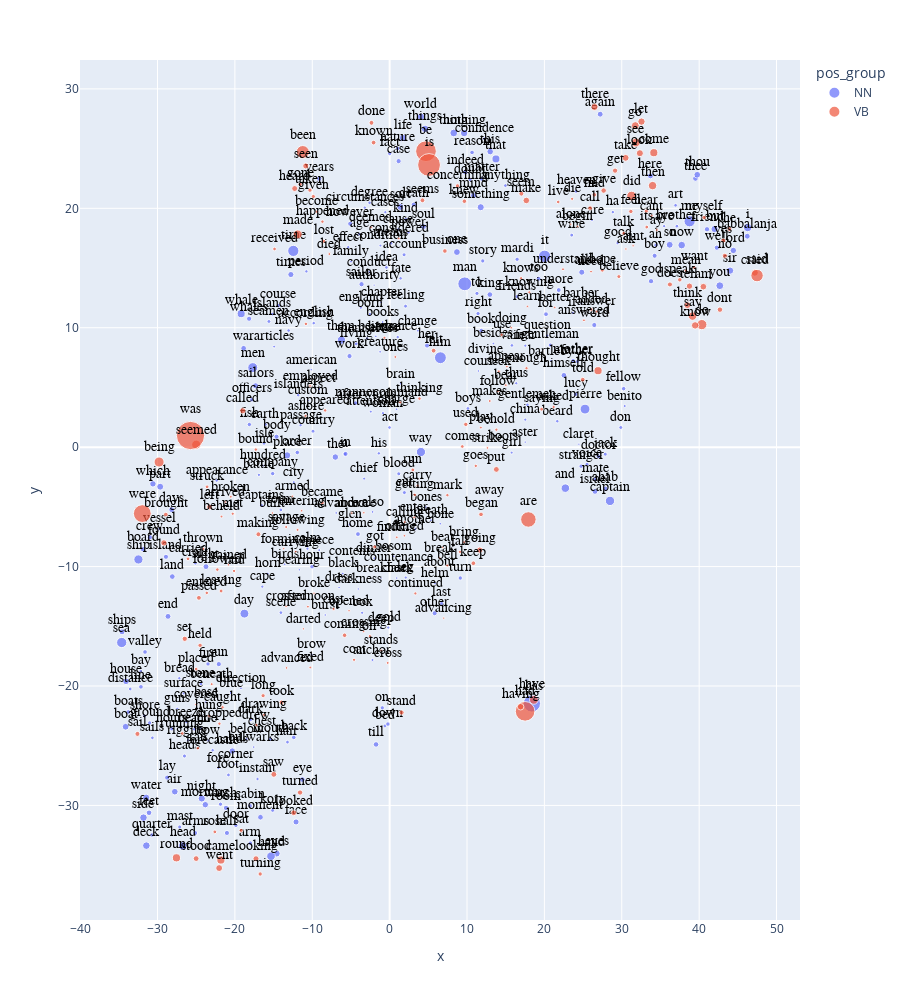

The notebook cell this image was saved under:
### Markdown cell above
### 2.Identify two regions of word clusters in the Melville plot that clearly contain words with associated meanings. Give a gloss of what you think these clusters "mean."

### Code cell
px.scatter(X_melville.reset_index(), 'x', 'y', 
           text='term_str', 
           color='pos_group', 
           hover_name='term_str',
           size='count',          
           height=1000).update_traces(
                mode='markers+text', 
                textfont=dict(color='black', size=14, family='Arial'),
                textposition='top center')

### Figure 1 — Plotly figure (JSON) as saved in the notebook; plotly's stock layout.template omitted (floating-point values rounded to 4 significant figures; data arrays with more than 128 entries replaced by an {"elided": "..."} marker saying what was removed)
{"data": [{"hovertemplate": "<b>%{hovertext}</b><br><br>pos_group=NN<br>x=%{x}<br>y=%{y}<br>count=%{marker.size}<br>term_str=%{text}<extra></extra>", "hovertext": {"elided": "302 str values"}, "legendgroup": "NN", "marker": {"color": "#636efa", "size": {"elided": "302 int values"}, "sizemode": "area", "sizeref": 31.07, "symbol": "circle"}, "mode": "markers+text", "name": "NN", "orientation": "v", "showlegend": true, "text": {"elided": "302 str values"}, "textfont": {"color": "black", "family": "Arial", "size": 14}, "textposition": "top center", "type": "scatter", "x": {"elided": "302 float values"}, "xaxis": "x", "y": {"elided": "302 float values"}, "yaxis": "y"}, {"hovertemplate": "<b>%{hovertext}</b><br><br>pos_group=VB<br>x=%{x}<br>y=%{y}<br>count=%{marker.size}<br>term_str=%{text}<extra></extra>", "hovertext": {"elided": "202 str values"}, "legendgroup": "VB", "marker": {"color": "#EF553B", "size": {"elided": "202 int values"}, "sizemode": "area", "sizeref": 31.07, "symbol": "circle"}, "mode": "markers+text", "name": "VB", "orientation": "v", "showlegend": true, "text": {"elided": "202 str values"}, "textfont": {"color": "black", "family": "Arial", "size": 14}, "textposition": "top center", "type": "scatter", "x": {"elided": "202 float values"}, "xaxis": "x", "y": {"elided": "202 float values"}, "yaxis": "y"}], "layout": {"height": 1000, "legend": {"itemsizing": "constant", "title": {"text": "pos_group"}, "tracegroupgap": 0}, "margin": {"t": 60}, "xaxis": {"anchor": "y", "domain": [0, 1], "title": {"text": "x"}}, "yaxis": {"anchor": "x", "domain": [0, 1], "title": {"text": "y"}}}}
